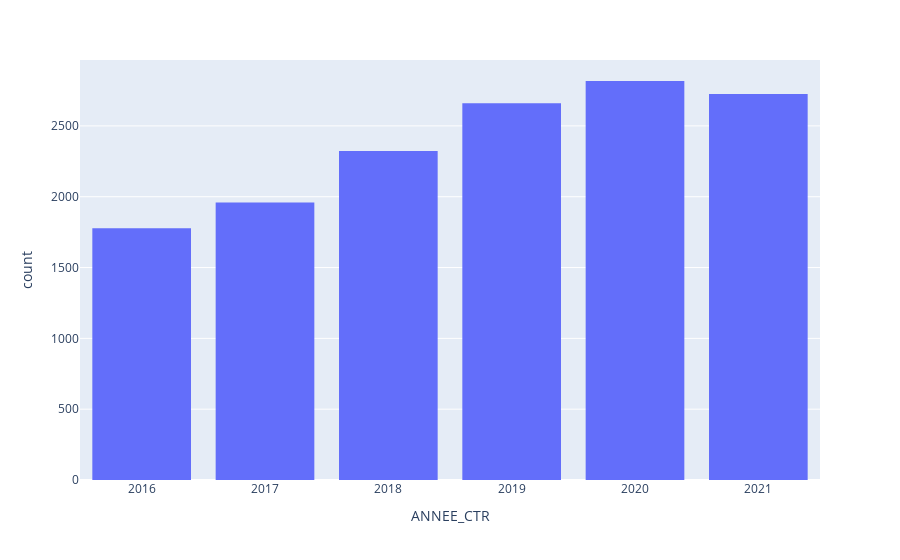

Notebook code cell kept with this figure:
### Markdown cell above
### Anlayse des caractéristiques du portefeuille

### Code cell
fig = px.histogram(data_set.sort_values('ANNEE_CTR'), x="ANNEE_CTR")
fig.update_xaxes(type='category') #Cette ligne permet de forcer la variable comme variable catégorielle et non numérique

fig.show()

### Figure 1 — Plotly figure (JSON) as saved in the notebook; plotly's stock layout.template omitted (floating-point values rounded to 4 significant figures; data arrays with more than 128 entries replaced by an {"elided": "..."} marker saying what was removed)
{"data": [{"bingroup": "x", "hovertemplate": "ANNEE_CTR=%{x}<br>count=%{y}<extra></extra>", "legendgroup": "", "marker": {"color": "#636efa", "pattern": {"shape": ""}}, "name": "", "orientation": "v", "showlegend": false, "type": "histogram", "x": {"elided": "14264 int values"}, "xaxis": "x", "yaxis": "y"}], "layout": {"barmode": "relative", "legend": {"tracegroupgap": 0}, "margin": {"t": 60}, "xaxis": {"anchor": "y", "domain": [0, 1], "title": {"text": "ANNEE_CTR"}, "type": "category"}, "yaxis": {"anchor": "x", "domain": [0, 1], "title": {"text": "count"}}}}
